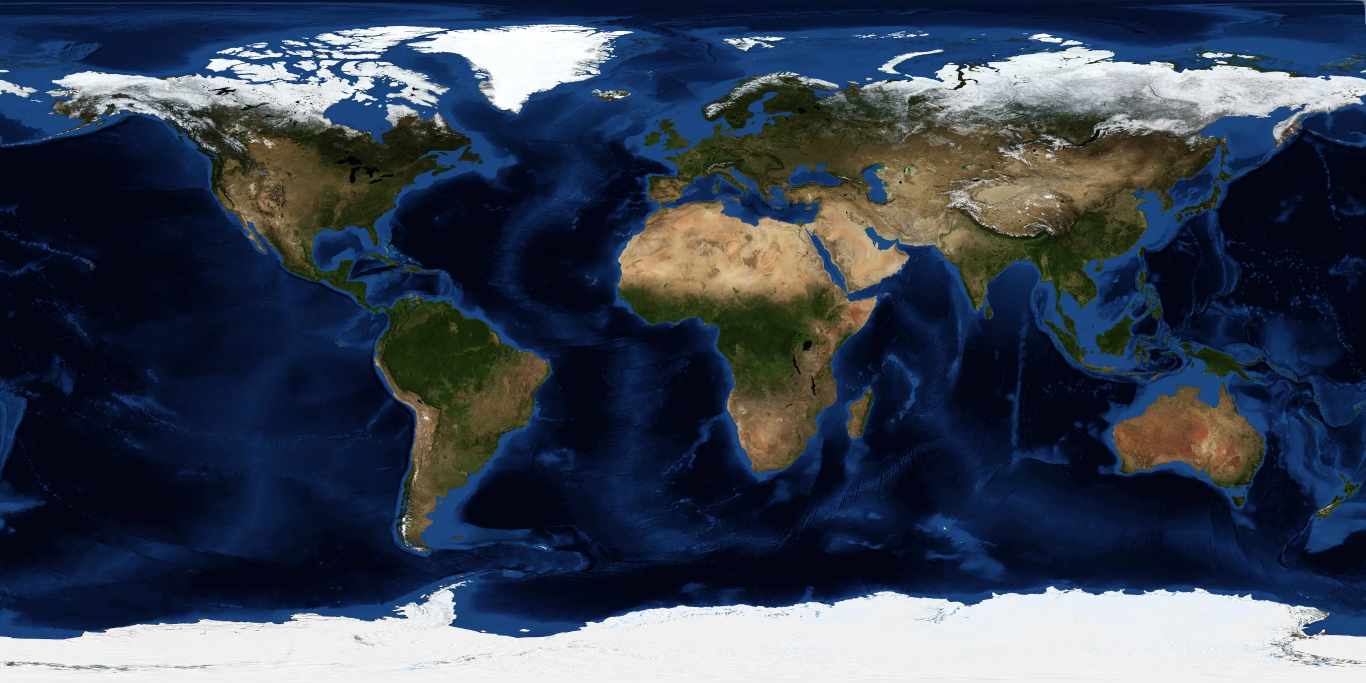
#> input picture prototype/earth-day.webp, 4096 x 2048 px (shown at 1/3 size)
$ python render.py
#> lines starting #> are read from the running program, lines starting #| are printed output that depends on the picture
# wGlobe simgesi: gerçek uydu dokusuyla ortografik küre + atmosfer + yayın halkaları
import numpy as np, sys, math
from PIL import Image, ImageDraw, ImageFilter
import pathlib
P = str(pathlib.Path(__file__).resolve().parents[2] / 'prototype') + '/'
DAY = np.asarray(Image.open(P + 'earth-day.webp').convert('RGB'), dtype=np.float32) / 255
LIT = np.asarray(Image.open(P + 'earth-lights.jpg').convert('L'), dtype=np.float32) / 255
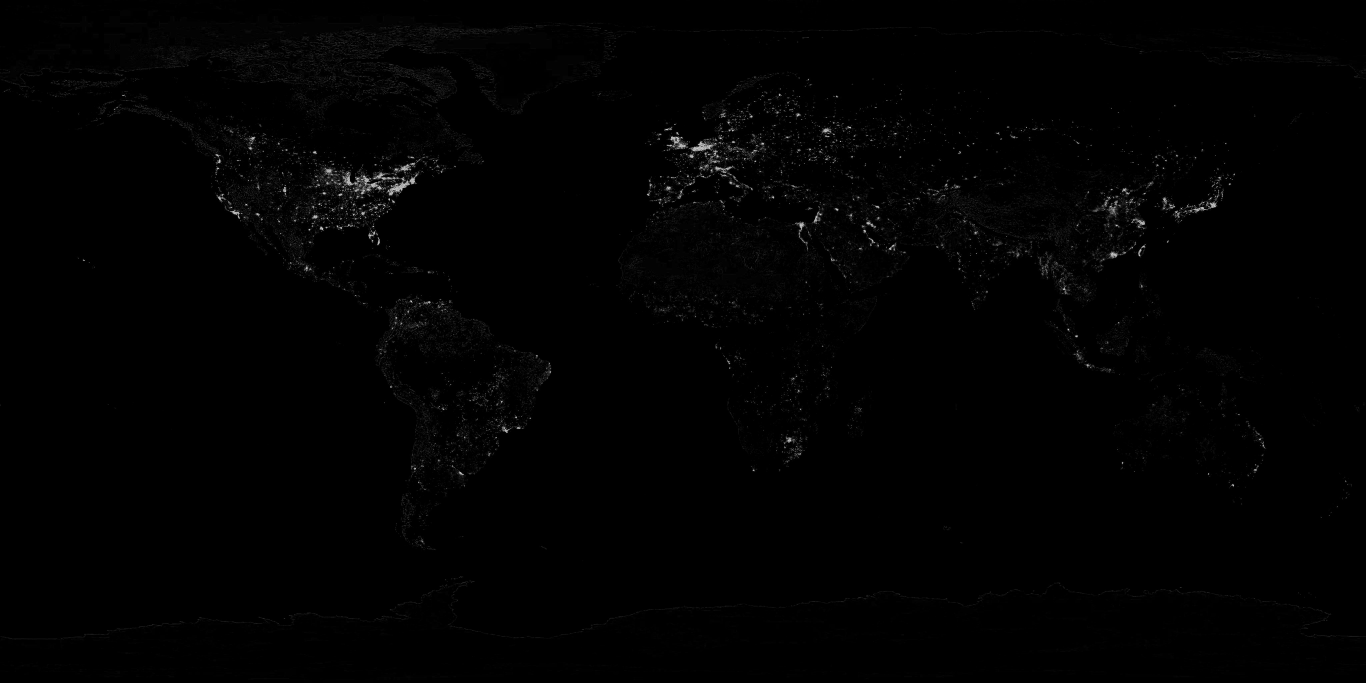
#> input picture prototype/earth-lights.jpg, 4096 x 2048 px (shown at 1/3 size)
CLD = np.asarray(Image.open(P + 'earth-clouds.jpg').convert('L'), dtype=np.float32) / 255
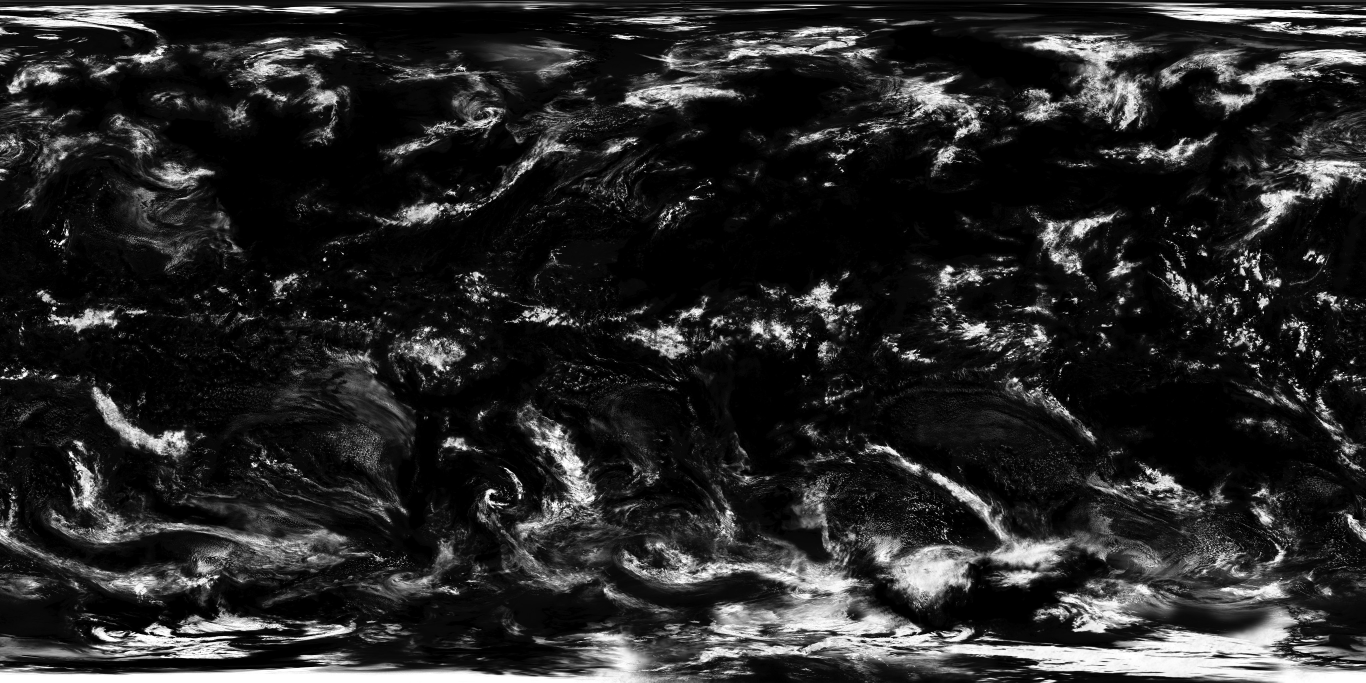
#> input picture prototype/earth-clouds.jpg, 4096 x 2048 px (shown at 1/3 size)
H, W = LIT.shape
#> H = 2048; W = 4096
LIGHT = [-0.55, 0.5, 0.67]
LIGHTS = 1.25

def hexc(h): h = h.lstrip('#'); return np.array([int(h[i:i+2], 16) for i in (0, 2, 4)], dtype=np.float32) / 255

def render(S=2048, R=0.36, lon0=22, lat0=24, city=(28.98, 41.01), rings=True, bg=True, cx=0.5, cy=0.5, halo=True):
#> called with S = 2048, R = 0.36, lon0 = 22, lat0 = 24, city = (28.98, 41.01), rings = True, bg = True, cx = 0.5
    y, x = np.mgrid[0:S, 0:S].astype(np.float32)
    nx = (x + 0.5 - cx * S) / (R * S); ny = -(y + 0.5 - cy * S) / (R * S)
    rr = nx * nx + ny * ny; inside = rr <= 1
    nz = np.sqrt(np.clip(1 - rr, 0, 1))
    # görüş koordinatından dünya koordinatına (lon0, lat0 merkezde)
    la0, lo0 = math.radians(lat0), math.radians(lon0)
    X = nz * math.cos(la0) - ny * math.sin(la0); Y = nx; Z = nz * math.sin(la0) + ny * math.cos(la0)
    lat = np.arcsin(np.clip(Z, -1, 1)); lon = np.arctan2(Y, X) + lo0
    u = ((lon / (2 * math.pi) + 0.5) % 1) * (W - 1); v = (0.5 - lat / math.pi) * (H - 1)
    ui, vi = u.astype(np.int32), v.astype(np.int32)
    day = DAY[vi, ui]; lit = LIT[vi, ui][..., None]; cld = CLD[vi, ui][..., None]
    L = np.array(LIGHT); L /= np.linalg.norm(L)
    nd = nx * L[0] + ny * L[1] + nz * L[2]
    t = np.clip((nd + 0.12) / 0.42, 0, 1); dayk = (t * t * (3 - 2 * t))[..., None]
    surf = day * (0.35 + 0.95 * np.clip(nd, 0, 1))[..., None]
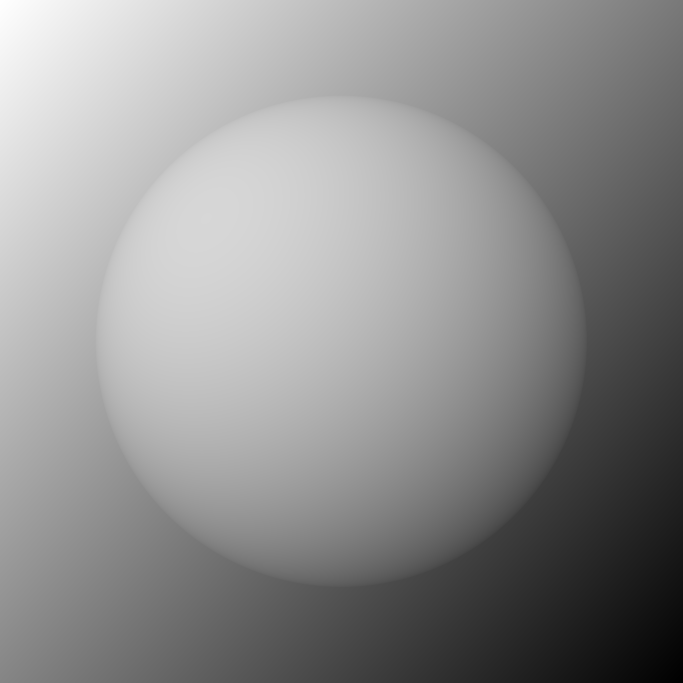
#> nd: shape (2048, 2048) float32 (shown at 1/3 size); min -1.46, max 1.46, mean 0.182; drawn with min black and max white
    surf = surf * (1 - 0.55 * cld) + cld * 0.95 * np.clip(nd + 0.15, 0, 1)[..., None]
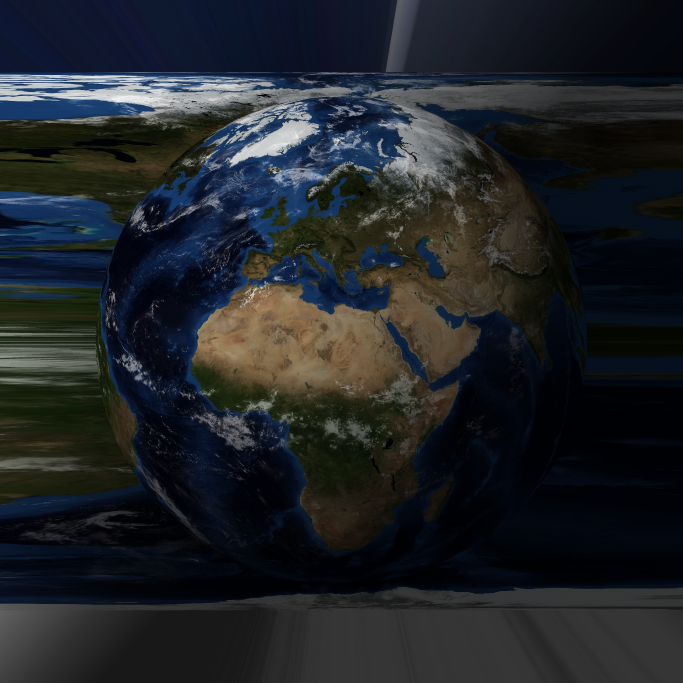
#> surf: shape (2048, 2048, 3) float32 (shown at 1/3 size); mean R, G, B 0.193, 0.216, 0.24; drawn with min black and max white
    night = hexc('#06102A') * 0.9 + np.clip(lit * 1.6, 0, 1) ** 1.25 * hexc('#FFD39A') * LIGHTS
    col = surf * dayk + night * (1 - dayk)
    # kenar: atmosferik mavi yansıma
    rim = np.clip(1 - nz, 0, 1)[..., None] ** 2.2
    col = col * (1 - 0.55 * rim) + hexc('#6FB0FF') * 0.75 * rim * (0.35 + 0.65 * dayk)
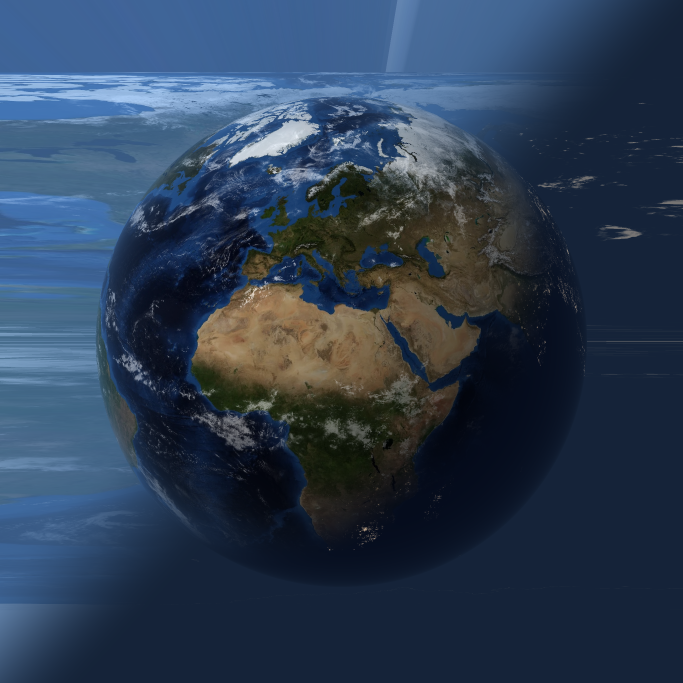
#> col: shape (2048, 2048, 3) float32 (shown at 1/3 size); mean R, G, B 0.259, 0.367, 0.492; drawn with min black and max white
    # zemin
    if bg:
        d = np.sqrt(((x - cx * S) / S) ** 2 + ((y - (cy - 0.08) * S) / S) ** 2)
        base = hexc('#050B18') + (hexc('#123056') - hexc('#050B18')) * np.clip(1 - d / 0.62, 0, 1)[..., None] ** 1.6
    else:
        base = np.zeros((S, S, 3), np.float32)
    out = base.copy()
    if halo:
        r = np.sqrt(rr); g = np.clip(1 - (r - 1) / 0.16, 0, 1) * (r > 1)
        out = out + hexc('#6FB0FF')[None, None] * (g ** 2.4 * 0.55)[..., None]
    # yumuşak kenar (2 px)
    edge = np.clip((1 - np.sqrt(rr)) * R * S / 1.5, 0, 1)[..., None]
    out = out * (1 - edge) + col * edge
    alpha = None
    if not bg:
        a = np.clip(edge[..., 0] + (np.clip(1 - (np.sqrt(rr) - 1) / 0.16, 0, 1) * (rr > 1)) ** 2.4 * 0.55, 0, 1) if halo else edge[..., 0]
        alpha = a
    img = Image.fromarray((np.clip(out, 0, 1) * 255).astype(np.uint8))
    if alpha is not None: img.putalpha(Image.fromarray((alpha * 255).astype(np.uint8)))
    if rings and city:
        clat, clon = math.radians(city[1]), math.radians(city[0])
        Xw, Yw, Zw = math.cos(clat) * math.cos(clon - lo0), math.cos(clat) * math.sin(clon - lo0), math.sin(clat)
        sx = Yw; sy = -Xw * math.sin(la0) + Zw * math.cos(la0)
        px, py = cx * S + sx * R * S, cy * S - sy * R * S
        lay = Image.new('RGBA', (S, S), (0, 0, 0, 0)); dr = ImageDraw.Draw(lay)
#> after `lay = Image.new('RGBA', (S, S), (0, 0, 0, 0))`: lay: PIL image 2048x2048 RGBA; every value is 0
        for rad, a, w in ((0.150, 0.42, 0.0085), (0.092, 0.85, 0.0095)):
            rp = rad * S; dr.ellipse((px - rp, py - rp, px + rp, py + rp), outline=(234, 244, 255, int(255 * a)), width=max(1, int(w * S)))
        glow = Image.new('RGBA', (S, S), (0, 0, 0, 0)); gd = ImageDraw.Draw(glow); gr = 0.05 * S
        gd.ellipse((px - gr, py - gr, px + gr, py + gr), fill=(169, 211, 255, 150)); glow = glow.filter(ImageFilter.GaussianBlur(0.02 * S))
#> after `glow = glow.filter(ImageFilter.GaussianBlur(0.02 * S))`:
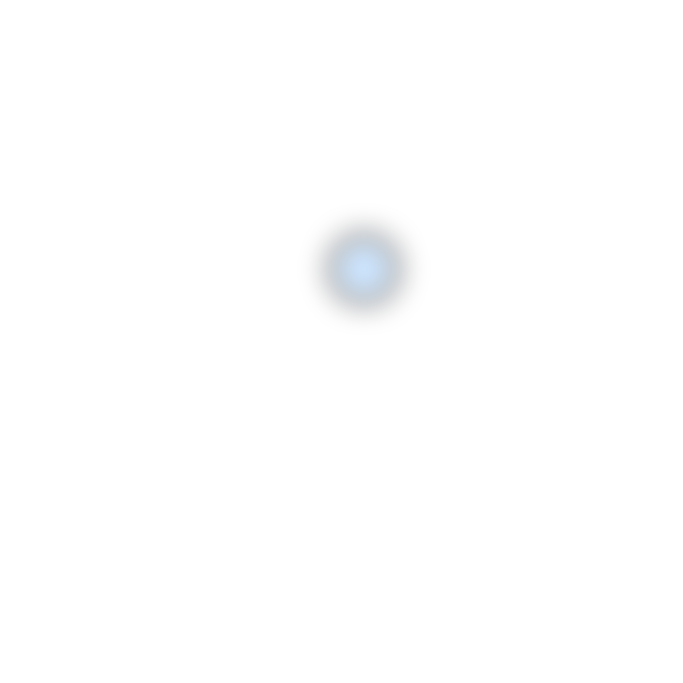
#> glow: PIL image 2048x2048 RGBA (shown at 1/3 size); mean R, G, B, A 1.3, 1.7, 2, 1.2; transparent parts drawn white
        dot = Image.new('RGBA', (S, S), (0, 0, 0, 0)); dd = ImageDraw.Draw(dot); r0 = 0.026 * S
        dd.ellipse((px - r0, py - r0, px + r0, py + r0), fill=(255, 255, 255, 255))
        base_rgba = img.convert('RGBA')
        img = Image.alpha_composite(Image.alpha_composite(Image.alpha_composite(base_rgba, glow), lay), dot)
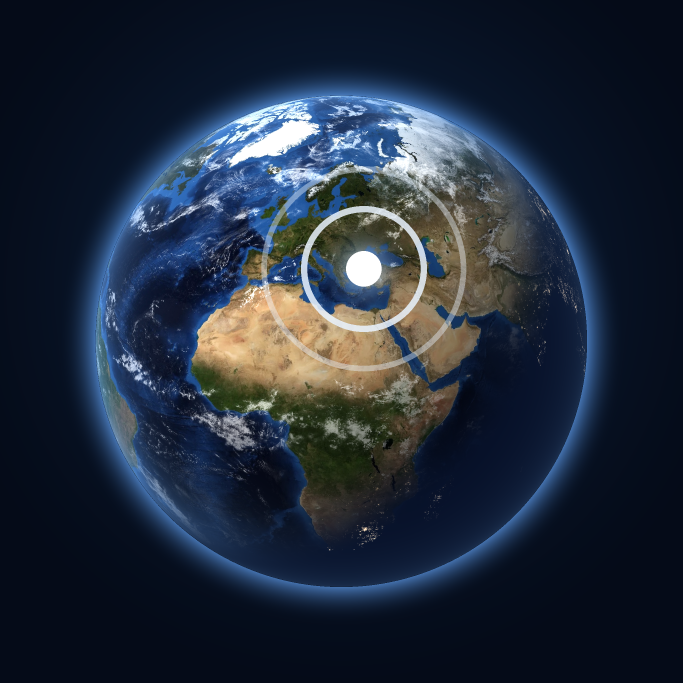
#> img: PIL image 2048x2048 RGBA (shown at 1/3 size); mean R, G, B, A 33.5, 43.8, 59.7, 255
        if alpha is None: img = img.convert('RGB')
#> img: PIL image 2048x2048 RGB
    return img

if __name__ == '__main__':
    out = sys.argv[1] if len(sys.argv) > 1 else 'icon-a.png'
    render().resize((1024, 1024), Image.LANCZOS).save(out)
    print('ok', out)
